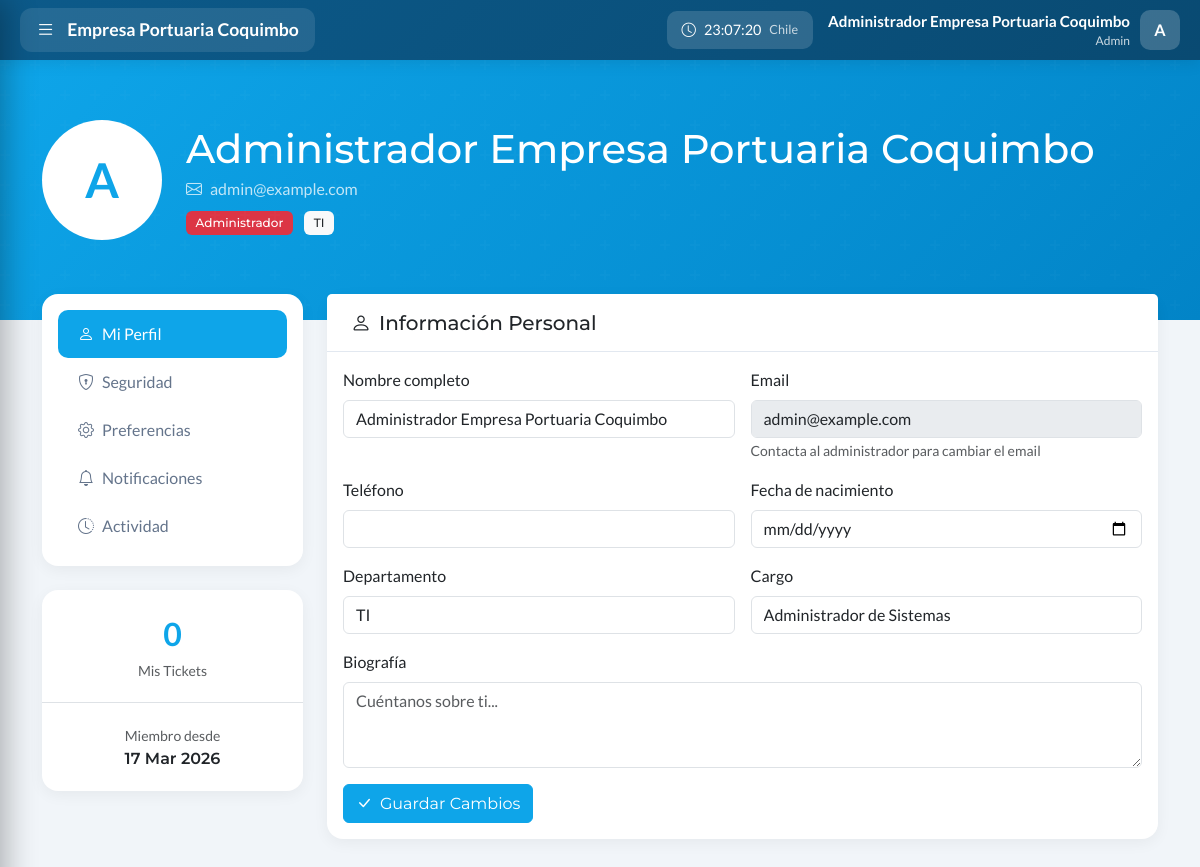
The page /perfil.php (signed in) on the database its author committed.
### tables this page shows
CREATE TABLE IF NOT EXISTS users (
    id INT AUTO_INCREMENT PRIMARY KEY,
    name VARCHAR(100) NOT NULL,
    username VARCHAR(50) NOT NULL UNIQUE,
    email VARCHAR(150) NOT NULL UNIQUE,
    password VARCHAR(255) NOT NULL,
    role ENUM('admin', 'soporte', 'social', 'denuncia', 'user') NOT NULL DEFAULT 'user',
    is_active TINYINT(1) DEFAULT 1,
    last_login TIMESTAMP NULL,
    login_attempts INT DEFAULT 0,
    locked_until TIMESTAMP NULL,
    birthday DATE DEFAULT NULL,
    phone VARCHAR(20) DEFAULT NULL,
    department VARCHAR(100) DEFAULT NULL,
    position VARCHAR(100) DEFAULT NULL,
    avatar VARCHAR(255) DEFAULT NULL,
    bio TEXT DEFAULT NULL,
    created_at TIMESTAMP DEFAULT CURRENT_TIMESTAMP,
    updated_at TIMESTAMP DEFAULT CURRENT_TIMESTAMP ON UPDATE CURRENT_TIMESTAMP,
    INDEX idx_username (username),
    INDEX idx_email (email),
    INDEX idx_role (role)
);

### includes/autenticacion.php (called while the page is built, shortened)
<?php
function isLoggedIn() {
    return isset($_SESSION['logged_in']) && $_SESSION['logged_in'] === true;
}
function getCurrentUser() {
    global $pdo;
    $stmt = $pdo->prepare('SELECT id, name, username, email, role FROM users WHERE id = ?');
    $stmt->execute([$_SESSION['user_id']]);
    return $stmt->fetch();
}
?>

### public/perfil.php (the view, shortened to what this page needs)
<?php
require_once '../includes/bootstrap.php';
$user = getCurrentUser();
$stmt = $pdo->prepare('SELECT * FROM users WHERE id = ?');
$stmt->execute([$user['id']]);
$userData = $stmt->fetch();
$myTickets = $pdo->prepare("SELECT COUNT(*) FROM tickets WHERE user_id = ?");
$myTickets->execute([$user['id']]);
$ticketCount = $myTickets->fetchColumn();
$roleLabels = ['admin' => 'Administrador', 'soporte' => 'Soporte TI', 'social' => 'Comunicaciones', 'user' => 'Usuario'];
$roleColors = ['admin' => 'danger', 'soporte' => 'warning', 'social' => 'info', 'user' => 'secondary'];
?>
<!DOCTYPE html>
<html lang="es">
<head>
    <link href="https://cdn.jsdelivr.net/npm/bootstrap@5.3.2/dist/css/bootstrap.min.css" rel="stylesheet">
    <link href="https://cdn.jsdelivr.net/npm/bootstrap-icons@1.11.1/font/bootstrap-icons.css" rel="stylesheet">
    <link href="css/perfil.css" rel="stylesheet">
    <link href="css/intranet.css" rel="stylesheet">
</head>
<body class="has-sidebar">
    <?php include '../includes/barra_lateral.php'; ?>
    <div class="profile-header">
        <div class="container">
            <div class="d-flex align-items-center gap-4">
                <div class="avatar-large">
                    <?= strtoupper(substr($userData['name'], 0, 1)) ?>
                </div>
                <div>
                    <h1 class="mb-1"><?= htmlspecialchars($userData['name']) ?></h1>
                    <p class="mb-2 opacity-75">
                        <i class="bi bi-envelope me-2"></i><?= htmlspecialchars($userData['email']) ?>
                    </p>
                    <span class="badge bg-<?= $roleColors[$userData['role']] ?>">
                        <?= $roleLabels[$userData['role']] ?>
                    </span>
                    <?php if ($userData['department']): ?>
                    <span class="badge bg-light text-dark ms-2">
                        <?= htmlspecialchars($userData['department']) ?>
                    </span>
                    <?php endif; ?>
                </div>
            </div>
        </div>
    </div>
    <div class="container profile-content pb-5">
        <div class="row g-4">
            <div class="col-lg-3">
                <div class="card mb-4">
                    <div class="card-body p-0">
                        <div class="nav flex-column nav-pills p-3" id="profileTab" role="tablist">
                            <button class="nav-link active text-start" data-bs-toggle="pill" data-bs-target="#tab-profile">
                                <i class="bi bi-person me-2"></i>Mi Perfil
                            </button>
                            <button class="nav-link text-start" data-bs-toggle="pill" data-bs-target="#tab-security">
                                <i class="bi bi-shield-lock me-2"></i>Seguridad
                            </button>
                            <button class="nav-link text-start" data-bs-toggle="pill" data-bs-target="#tab-preferences">
                                <i class="bi bi-gear me-2"></i>Preferencias
                            </button>
                            <button class="nav-link text-start" data-bs-toggle="pill" data-bs-target="#tab-notifications">
                                <i class="bi bi-bell me-2"></i>Notificaciones
                            </button>
                            <button class="nav-link text-start" data-bs-toggle="pill" data-bs-target="#tab-activity">
                                <i class="bi bi-clock-history me-2"></i>Actividad
                            </button>
                        </div>
                    </div>
                </div>
                <div class="card">
                    <div class="card-body p-0">
                        <div class="row g-0 text-center">
                            <div class="col-12 border-bottom">
                                <div class="stat-mini">
                                    <div class="number"><?= $ticketCount ?></div>
                                    <small class="text-muted">Mis Tickets</small>
                                </div>
                            </div>
                            <div class="col-12">
                                <div class="stat-mini">
                                    <small class="text-muted">Miembro desde</small>
                                    <div class="fw-semibold"><?= date('d M Y', strtotime($userData['created_at'])) ?></div>
                                </div>
                            </div>
                        </div>
                    </div>
                </div>
            </div>
            <div class="col-lg-9">
                <div class="tab-content">
                    <div class="tab-pane fade show active" id="tab-profile">
                        <div class="card">
                            <div class="card-header bg-white py-3">
                                <h5 class="mb-0"><i class="bi bi-person me-2"></i>Información Personal</h5>
                            </div>
                            <div class="card-body">
                                <form method="POST">
                                    <div class="row g-3">
                                        <div class="col-md-6">
                                            <label class="form-label">Nombre completo</label>
                                            <input type="text" name="name" class="form-control" value="<?= htmlspecialchars($userData['name']) ?>" required>
                                        </div>
                                        <div class="col-md-6">
                                            <label class="form-label">Email</label>
                                            <input type="email" class="form-control" value="<?= htmlspecialchars($userData['email']) ?>" disabled>
                                            <small class="text-muted">Contacta al administrador para cambiar el email</small>
                                        </div>
                                        <div class="col-md-6">
                                            <label class="form-label">Teléfono</label>
                                            <input type="text" name="phone" class="form-control" value="<?= htmlspecialchars($userData['phone'] ?? '') ?>">
                                        </div>
                                        <div class="col-md-6">
                                            <label class="form-label">Fecha de nacimiento</label>
                                            <input type="date" name="birthday" class="form-control" value="<?= $userData['birthday'] ?? '' ?>">
                                        </div>
                                        <div class="col-md-6">
                                            <label class="form-label">Departamento</label>
                                            <input type="text" name="department" class="form-control" value="<?= htmlspecialchars($userData['department'] ?? '') ?>">
                                        </div>
                                        <div class="col-md-6">
                                            <label class="form-label">Cargo</label>
                                            <input type="text" name="position" class="form-control" value="<?= htmlspecialchars($userData['position'] ?? '') ?>">
                                        </div>
                                        <div class="col-12">
                                            <label class="form-label">Biografía</label>
                                            <textarea name="bio" class="form-control" rows="3" placeholder="Cuéntanos sobre ti..."><?= htmlspecialchars($userData['bio'] ?? '') ?></textarea>
                                        </div>
                                        <div class="col-12">
                                            <button type="submit" class="btn btn-primary">
                                                <i class="bi bi-check-lg me-2"></i>Guardar Cambios
                                            </button>
                                        </div>
                                    </div>
                                </form>
                            </div>
                        </div>
                    </div>
                </div>
            </div>
        </div>
    </div>
</body>
</html>

### includes/barra_lateral.php (shortened to what this page needs)
<link href="css/sidebar.css?v=<?= filemtime(__DIR__ . '/../public/css/sidebar.css') ?>" rel="stylesheet">
<div class="epco-topbar">
    <button class="epco-logo-btn" id="sidebarToggle" onclick="toggleSidebar()">
        <i class="bi bi-list menu-icon"></i>
        <span class="logo-text">Empresa Portuaria Coquimbo</span>
    </button>
    <div class="topbar-right">
        <div class="topbar-clock d-none d-md-flex">
            <i class="bi bi-clock"></i>
            <span id="chileTime">--:--:--</span>
            <small class="opacity-75">Chile</small>
        </div>
        <div class="topbar-user">
            <div class="topbar-user-info d-none d-md-block">
                <div class="topbar-user-name"><?= htmlspecialchars($user['name']) ?></div>
                <div class="topbar-user-role"><?= ucfirst($user['role']) ?></div>
            </div>
            <div class="dropdown">
                <div class="topbar-avatar" role="button" data-bs-toggle="dropdown">
                    <?= strtoupper(substr($user['name'], 0, 1)) ?>
                </div>
            </div>
        </div>
    </div>
</div>

### public/css/perfil.css (style rules this page uses)
* { font-family: 'Lato', sans-serif; }
h1, h2, h3, h4, h5, h6, .fw-bold, .fw-semibold, .btn, .badge { font-family: 'Montserrat', sans-serif; }
:root { --primary: #0ea5e9; --primary-light: #0284c7; }
body { background: #f1f5f9; min-height: 100vh; }
.profile-header { background: linear-gradient(135deg, var(--primary), var(--primary-light)); color: white; padding: 60px 0 80px; position: relative; }
.profile-header::before { content: ''; position: absolute; top: 0; left: 0; right: 0; bottom: 0; opacity: 0.5; }
.avatar-large { width: 120px; height: 120px; border-radius: 50%; background: white; color: var(--primary); display: flex; align-items: center; justify-content: center; font-size: 3rem; font-weight: 700; border: 4px solid rgba(255,255,255,0.3); position: relative; z-index: 10; }
.profile-content { margin-top: -50px; position: relative; z-index: 10; }
.card { border: none; border-radius: 16px; box-shadow: 0 2px 10px rgba(0,0,0,0.05); }
.nav-pills .nav-link { color: #64748b; border-radius: 10px; padding: 12px 20px; }
.nav-pills .nav-link.active { background: var(--primary); }
.stat-mini { text-align: center; padding: 20px; }
.stat-mini .number { font-size: 2rem; font-weight: 700; color: var(--primary); }

### public/css/intranet.css (style rules this page uses)
:root { --primary: #0ea5e9; --primary-light: #0284c7; --primary-lighter: #2d4a6f; --accent: #3b82f6; --success: #10b981; --warning: #f59e0b; --danger: #ef4444; --gray-50: #f8fafc; --gray-100: #f1f5f9; --gray-200: #e2e8f0; --gray-300: #cbd5e1; --gray-400: #94a3b8; --gray-500: #64748b; --gray-600: #475569; --gray-700: #334155; --gray-800: #1e293b; --gray-900: #0f172a; }
* { font-family: 'Lato', sans-serif; }
h1, h2, h3, h4, h5, h6, .fw-bold, .fw-semibold, .navbar-brand, .btn, .badge { font-family: 'Montserrat', sans-serif; }
html { overflow-y: scroll; }
body { background: var(--gray-100); min-height: 100vh; }
.card { border: none; border-radius: 16px; box-shadow: 0 4px 15px rgba(0,0,0,0.05); transition: all 0.3s ease; }
.card-header { background: white; border-bottom: 1px solid var(--gray-200); padding: 1.25rem 1.5rem; font-weight: 600; }
.btn-primary { background: var(--primary); border-color: var(--primary); }
.badge { font-weight: 500; padding: 0.5em 0.8em; }

### public/css/sidebar.css (style rules this page uses)
.epco-topbar { position: fixed; top: 0; left: 0; right: 0; height: 60px; background: linear-gradient(135deg, #0c5a8a 0%, #094a72 100%); z-index: 1001; display: flex; align-items: center; justify-content: space-between; padding: 0 20px; box-shadow: 0 2px 15px rgba(0,0,0,0.1); }
.epco-logo-btn { display: flex; align-items: center; gap: 12px; background: rgba(255,255,255,0.1); border: none; padding: 8px 16px; border-radius: 12px; cursor: pointer; transition: all 0.3s ease; color: white; }
.epco-logo-btn .logo-text { font-size: 1.1rem; font-weight: 700; }
.epco-logo-btn .menu-icon { font-size: 1.2rem; transition: transform 0.3s ease; }
.topbar-right { display: flex; align-items: center; gap: 15px; }
.topbar-clock { display: flex; align-items: center; gap: 8px; background: rgba(255,255,255,0.15); padding: 8px 15px; border-radius: 10px; color: white; font-size: 0.9rem; }
.topbar-user { display: flex; align-items: center; gap: 10px; color: white; }
.topbar-user-info { text-align: right; }
.topbar-user-name { font-weight: 600; font-size: 0.95rem; }
.topbar-user-role { font-size: 0.75rem; opacity: 0.8; }
.topbar-avatar { width: 40px; height: 40px; background: rgba(255,255,255,0.2); border-radius: 10px; display: flex; align-items: center; justify-content: center; font-weight: 600; font-size: 1rem; cursor: pointer; transition: all 0.3s; }
body.has-sidebar { padding-top: 60px; }

### rows shown on the page
users: name "Administrador Empresa Portuaria Coquimbo", role "Admin", name "A", email "admin@example.com", role "Administrador", department "TI", created_at "17 Mar 2026", position "Administrador de Sistemas"

### other values the page prints
$ticketCount "0"
